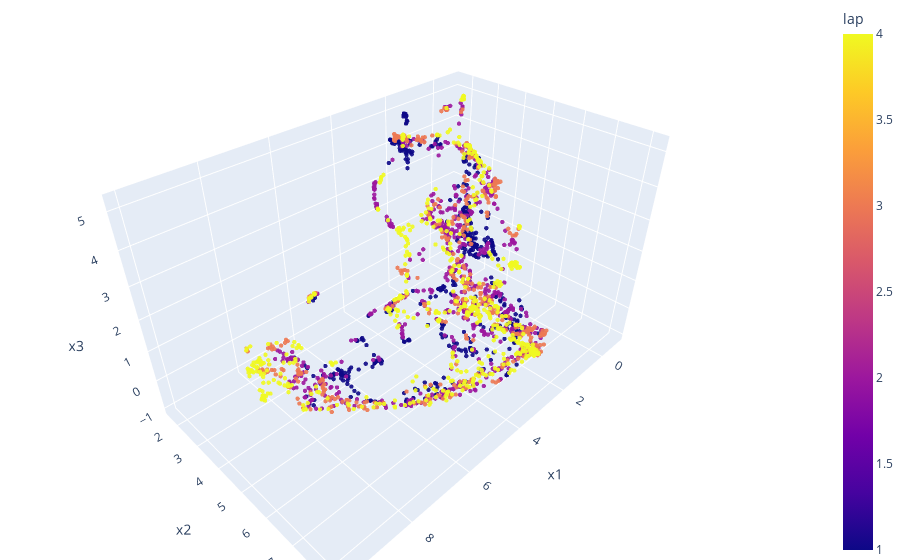

This figure's notebook cell:
### Code cell
fig = px.scatter_3d(df, x='x1', y='x2', z='x3',
              color='lap', opacity=0.9)

fig.update_traces(marker_size=1.5)

# tight layout
fig.update_layout(margin=dict(l=0, r=0, b=0, t=0))
fig.show()

### Figure 1 — Plotly figure (JSON) as saved in the notebook; plotly's stock layout.template omitted (floating-point values rounded to 4 significant figures; data arrays with more than 128 entries replaced by an {"elided": "..."} marker saying what was removed)
{"data": [{"hovertemplate": "x1=%{x}<br>x2=%{y}<br>x3=%{z}<br>lap=%{marker.color}<extra></extra>", "legendgroup": "", "marker": {"color": {"elided": "2177 int values"}, "coloraxis": "coloraxis", "opacity": 0.9, "size": 1.5, "symbol": "circle"}, "mode": "markers", "name": "", "scene": "scene", "showlegend": false, "type": "scatter3d", "x": {"elided": "2177 float values"}, "y": {"elided": "2177 float values"}, "z": {"elided": "2177 float values"}}], "layout": {"coloraxis": {"colorbar": {"title": {"text": "lap"}}, "colorscale": [[0, "#0d0887"], [0.1111, "#46039f"], [0.2222, "#7201a8"], [0.3333, "#9c179e"], [0.4444, "#bd3786"], [0.5556, "#d8576b"], [0.6667, "#ed7953"], [0.7778, "#fb9f3a"], [0.8889, "#fdca26"], [1, "#f0f921"]]}, "legend": {"tracegroupgap": 0}, "margin": {"b": 0, "l": 0, "r": 0, "t": 0}, "scene": {"domain": {"x": [0, 1], "y": [0, 1]}, "xaxis": {"title": {"text": "x1"}}, "yaxis": {"title": {"text": "x2"}}, "zaxis": {"title": {"text": "x3"}}}}}
